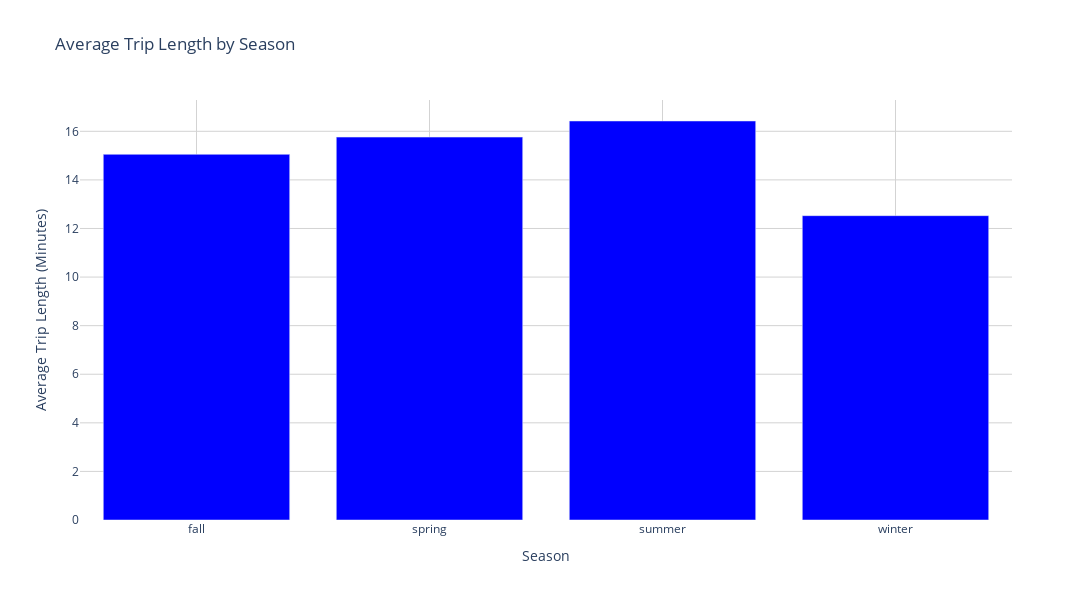

The cell this chart's notebook holds for it:
### Code cell
# Create a bar plot for average trip length by season
avg_trip_length_fig = go.Figure(go.Bar(
    x=trip_length_seasons['season'],
    y=trip_length_seasons['mean'],
    marker=dict(color='blue')
))

avg_trip_length_fig.update_layout(
    title='Average Trip Length by Season',
    xaxis_title='Season',
    yaxis_title='Average Trip Length (Minutes)',
    plot_bgcolor='white',
    xaxis=dict(gridcolor='lightgrey'),
    yaxis=dict(gridcolor='lightgrey'),
    width=1100,
    height=600
)

### Figure 1 — Plotly figure (JSON) as saved in the notebook; plotly's stock layout.template omitted (floating-point values rounded to 4 significant figures)
{"data": [{"marker": {"color": "blue"}, "type": "bar", "x": ["fall", "spring", "summer", "winter"], "y": [15.05, 15.76, 16.42, 12.53]}], "layout": {"height": 600, "plot_bgcolor": "white", "title": {"text": "Average Trip Length by Season"}, "width": 1100, "xaxis": {"autorange": true, "gridcolor": "lightgrey", "range": [-0.5, 3.5], "title": {"text": "Season"}, "type": "category"}, "yaxis": {"autorange": true, "gridcolor": "lightgrey", "range": [0, 17.29], "title": {"text": "Average Trip Length (Minutes)"}, "type": "linear"}}}
